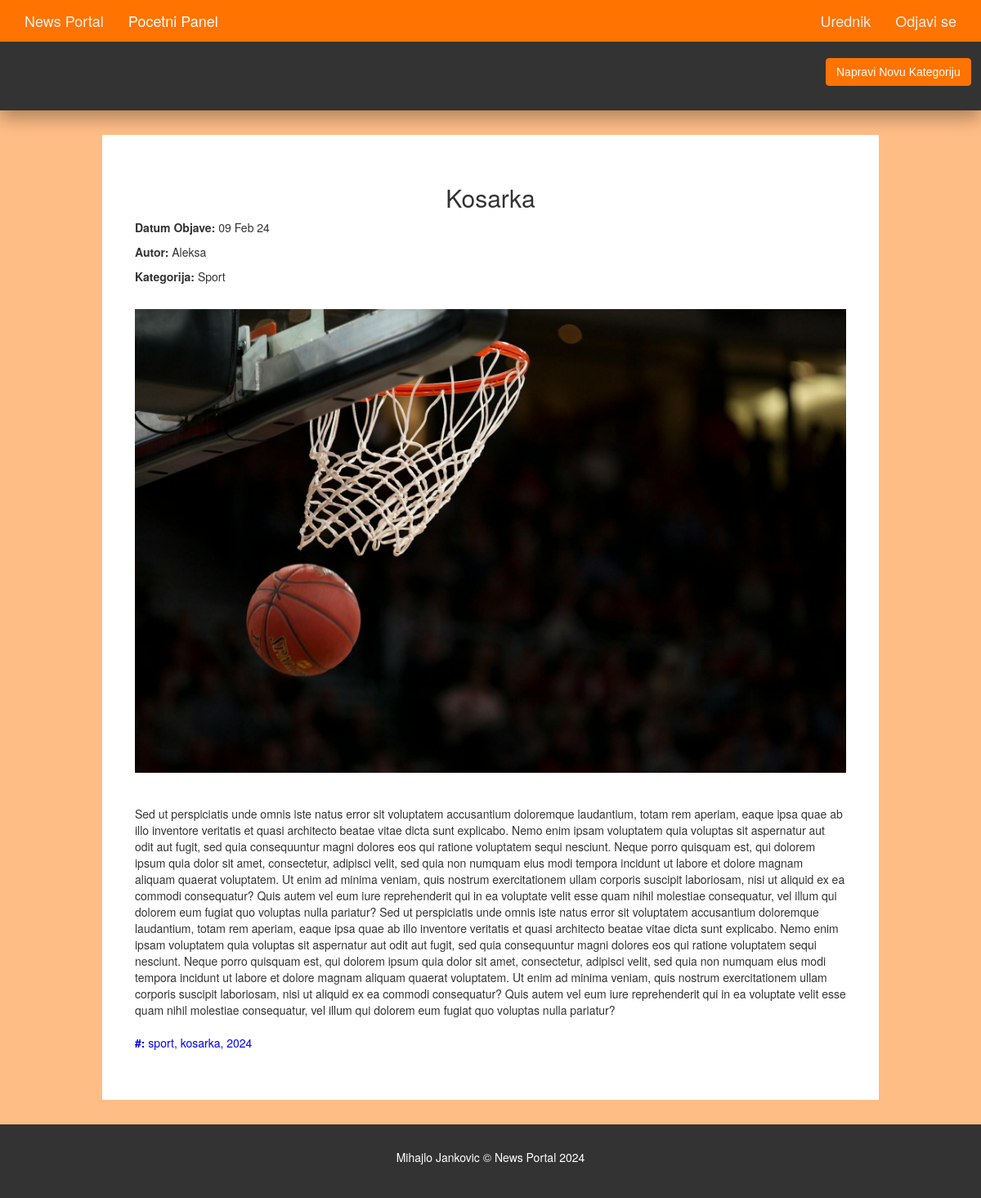
Page /admin/article-preview.php?id=1 (signed in) on the committed database.
### tables this page shows
CREATE TABLE `article` (
  `article_id` int(11) NOT NULL,
  `category_id` int(11) NOT NULL,
  `author_id` int(11) NOT NULL,
  `article_title` varchar(250) NOT NULL,
  `article_image` varchar(200) NOT NULL,
  `article_description` text NOT NULL,
  `article_date` date NOT NULL,
  `article_trend` tinyint(4) NOT NULL,
  `article_active` tinyint(4) NOT NULL,
  `likes` int(11) DEFAULT 0,
  `article_hashtags` varchar(255) NOT NULL DEFAULT '',
  `dislikes` int(11) DEFAULT 0
);

CREATE TABLE `author` (
  `author_id` int(11) NOT NULL,
  `author_name` varchar(35) NOT NULL,
  `author_password` varchar(100) NOT NULL,
  `author_email` varchar(45) NOT NULL,
  `category_id` int(11) DEFAULT NULL
);

CREATE TABLE `category` (
  `category_id` int(11) NOT NULL,
  `category_name` varchar(45) NOT NULL,
  `category_color` varchar(35) NOT NULL,
  `category_image` varchar(250) NOT NULL,
  `category_description` varchar(350) NOT NULL
);

### admin/article-preview.php (the view)
<?php
require('./includes/nav.inc.php');
if(isset($_GET['id'])) {
  $article_id = $_GET['id'];
  $sql = "SELECT article.*, author.author_name, category.category_name
          FROM article
          INNER JOIN author ON article.author_id = author.author_id
          INNER JOIN category ON article.category_id = category.category_id
          WHERE article_id = $article_id";
  $result = mysqli_query($con, $sql);
  if(mysqli_num_rows($result) > 0) {
    $row = mysqli_fetch_assoc($result);
    $article_title = $row['article_title'];
    $article_desc = $row['article_description'];
    $article_image = $row['article_image'];
    $article_author = $row['author_name'];
    $article_date = date("d M y", strtotime($row['article_date']));
    $article_category = $row['category_name'];
    $hashtags_sql = "SELECT hashtag_name FROM article_hashtag WHERE article_id = $article_id";
    $hashtags_result = mysqli_query($con, $hashtags_sql);
    $hashtags = [];
    while ($tag_row = mysqli_fetch_assoc($hashtags_result)) {
      $hashtags[] = $tag_row['hashtag_name'];
    }
    echo '
    <section id="main">
  <div class="container">
  <div class="col-md-1">
  </div>
    <div  style="background-color:white;padding:40px;" class="col-md-10">
      <h2 style="display: flex;justify-content:center;"margin:30px 0 !important;>'.$article_title.'</h2>
      <p><strong>Datum Objave: </strong>'.$article_date.'</p>
      <p><strong>Autor: </strong>'.$article_author.'</p>
      <p><strong>Kategorija: </strong>'.$article_category.'</p>
      <img style="max-width:100%;max-height:1200px;margin:20px 0;" src="../assets/images/articles/'.$article_image.'" />
      <p style="margin:20px 0;">'.$article_desc.'</p>
      <p style="margin:20px 0;color:blue;"><strong>#: </strong>'.implode(', ', $hashtags).'</p>
      </div>
      </div>
      </section>
    ';
  } else {
    echo '<p>Članak nije pronađen.</p>';
  }
} else {
  echo '<p>Članak nije odabran.</p>';
}
?>
<?php
require('./includes/footer.inc.php');
?>

### assets/css/partials/4-component.css (style rules this page uses)
.container { width: 100%; padding-right: 15px; padding-left: 15px; margin-right: auto; margin-left: auto; }

### assets/css/admin/style.css (style rules this page uses)
body { background: #ffbd86; }
#main { min-height: 70.5vh; }

### assets/css/partials/1-variables.css (style rules this page uses)
:root { --primary-color: #ff7300; --secondary-color: #f99500; --light-color: #f1f1f1; --dark-color: #50514f; --black-color: #333333; --tag-trend-color: #fa163f; --tag-yellow-color: #ffbe0b; --tag-purple-color: #8338ec; --tag-blue-color: #3a86ff; --tag-green-color: #00ff73; --tag-orange-color: #bb5700; --tag-pink-color: #ff0a54; --tag-brown-color: #663f3f; --tag-red-color: #ff0000; --tag-black-color: #000000; --tag-dark-color: #000083; --tag-mint-color: #00e8d1; --hover-color: #ee4444; --active-color: #b90615; --ts-vs: 0.56rem; --ts-sml: 0.8rem; --ts-md: 1.1rem; --ts-lg: 1.25rem; --hs-vs: 1.3rem; --hs-sml: 2rem; --hs-md: 2.5rem; --hs-lg: 3rem; --ff-monts: "Montserrat", sans-serif; --ff-nunito: "Nunito Sans", sans-serif; --ff-noto: "Noto Serif", serif; --ff-robo: "Roboto", sans-serif; --border-radius: 5px; }

### rows in the picture
article: article_title "Kosarka", article_date "09 Feb 24", author.author_name "Aleksa", category.category_name "Sport", article_image (picture), article_description "Sed ut perspiciatis unde omnis iste natus error sit voluptatem accusantium doloremque laudantium, totam rem aperiam, eaque ipsa quae ab illo inventore veritatis et quasi architecto beatae vitae dicta sunt explicabo. Nemo enim ipsam voluptatem quia voluptas sit aspernatur aut odit aut fugit, sed quia consequuntur magni dolores eos qui ratione voluptatem sequi nesciunt. Neque porro quisquam est, qui dolorem ipsum quia dolor sit amet, consectetur, adipisci velit, sed quia non numquam eius modi tempora incidunt ut labore et dolore magnam aliquam quaerat voluptatem. Ut enim ad minima veniam, quis nostrum exercitationem ullam corporis suscipit laboriosam, nisi ut aliquid ex ea commodi…"

### other values in the picture
$admin_name "Urednik"
implode(', ', $hashtags) "sport, kosarka, 2024"
